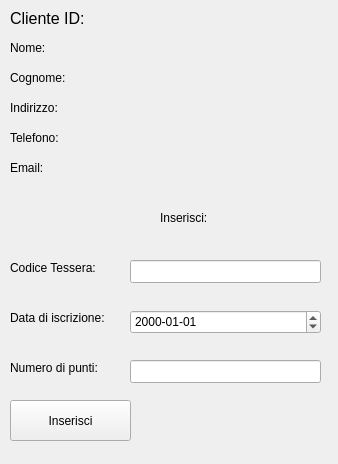
<?xml version="1.0" encoding="UTF-8"?>
<ui version="4.0">
 <class>InserimentoTessera</class>
 <widget class="QWidget" name="InserimentoTessera">
  <property name="geometry">
   <rect>
    <x>0</x>
    <y>0</y>
    <width>338</width>
    <height>464</height>
   </rect>
  </property>
  <property name="windowTitle">
   <string>Form</string>
  </property>
  <widget class="QLabel" name="l_id">
   <property name="geometry">
    <rect>
     <x>10</x>
     <y>10</y>
     <width>381</width>
     <height>16</height>
    </rect>
   </property>
   <property name="font">
    <font>
     <pointsize>12</pointsize>
    </font>
   </property>
   <property name="text">
    <string>Cliente ID: </string>
   </property>
  </widget>
  <widget class="QLabel" name="l_nome">
   <property name="geometry">
    <rect>
     <x>10</x>
     <y>40</y>
     <width>381</width>
     <height>16</height>
    </rect>
   </property>
   <property name="text">
    <string>Nome:</string>
   </property>
  </widget>
  <widget class="QLabel" name="l_cognome">
   <property name="geometry">
    <rect>
     <x>10</x>
     <y>70</y>
     <width>381</width>
     <height>16</height>
    </rect>
   </property>
   <property name="text">
    <string>Cognome:</string>
   </property>
  </widget>
  <widget class="QLabel" name="l_indirizzo">
   <property name="geometry">
    <rect>
     <x>10</x>
     <y>100</y>
     <width>381</width>
     <height>16</height>
    </rect>
   </property>
   <property name="text">
    <string>Indirizzo:</string>
   </property>
  </widget>
  <widget class="QLabel" name="l_telefono">
   <property name="geometry">
    <rect>
     <x>10</x>
     <y>130</y>
     <width>381</width>
     <height>16</height>
    </rect>
   </property>
   <property name="text">
    <string>Telefono:</string>
   </property>
  </widget>
  <widget class="QLabel" name="l_email">
   <property name="geometry">
    <rect>
     <x>10</x>
     <y>160</y>
     <width>381</width>
     <height>16</height>
    </rect>
   </property>
   <property name="text">
    <string>Email:</string>
   </property>
  </widget>
  <widget class="QLabel" name="label_2">
   <property name="geometry">
    <rect>
     <x>160</x>
     <y>210</y>
     <width>55</width>
     <height>16</height>
    </rect>
   </property>
   <property name="text">
    <string>Inserisci:</string>
   </property>
  </widget>
  <widget class="QLabel" name="label_3">
   <property name="geometry">
    <rect>
     <x>10</x>
     <y>260</y>
     <width>101</width>
     <height>16</height>
    </rect>
   </property>
   <property name="text">
    <string>Codice Tessera:</string>
   </property>
  </widget>
  <widget class="QLineEdit" name="line_codice">
   <property name="geometry">
    <rect>
     <x>130</x>
     <y>260</y>
     <width>191</width>
     <height>23</height>
    </rect>
   </property>
  </widget>
  <widget class="QDateEdit" name="line_data">
   <property name="geometry">
    <rect>
     <x>130</x>
     <y>310</y>
     <width>191</width>
     <height>24</height>
    </rect>
   </property>
   <property name="time">
    <time>
     <hour>0</hour>
     <minute>0</minute>
     <second>0</second>
    </time>
   </property>
   <property name="currentSection">
    <enum>QDateTimeEdit::YearSection</enum>
   </property>
   <property name="displayFormat">
    <string>yyyy-MM-dd</string>
   </property>
  </widget>
  <widget class="QLabel" name="label_4">
   <property name="geometry">
    <rect>
     <x>10</x>
     <y>310</y>
     <width>111</width>
     <height>16</height>
    </rect>
   </property>
   <property name="text">
    <string>Data di iscrizione:</string>
   </property>
  </widget>
  <widget class="QLabel" name="label_5">
   <property name="geometry">
    <rect>
     <x>10</x>
     <y>360</y>
     <width>111</width>
     <height>16</height>
    </rect>
   </property>
   <property name="text">
    <string>Numero di punti:</string>
   </property>
  </widget>
  <widget class="QLineEdit" name="line_punti">
   <property name="geometry">
    <rect>
     <x>130</x>
     <y>360</y>
     <width>191</width>
     <height>23</height>
    </rect>
   </property>
  </widget>
  <widget class="QPushButton" name="btn_inserisci">
   <property name="geometry">
    <rect>
     <x>10</x>
     <y>400</y>
     <width>121</width>
     <height>41</height>
    </rect>
   </property>
   <property name="text">
    <string>Inserisci</string>
   </property>
  </widget>
 </widget>
 <resources/>
 <connections/>
</ui>
